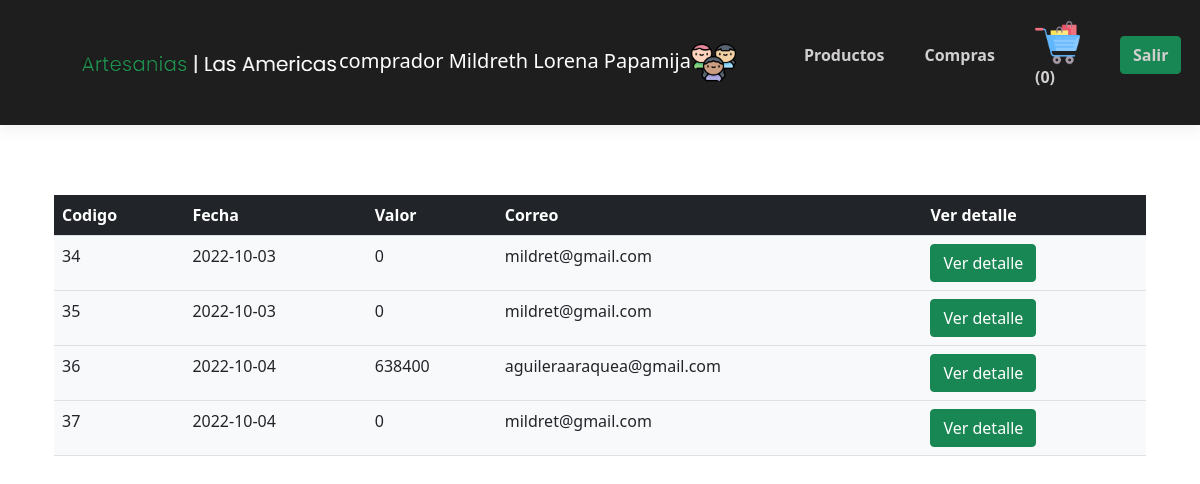
Screenshot of /comprador/compras.php (signed in) with the database file from the repository.
### tables this page shows
CREATE TABLE `compra` (
  `pk_codigo_compra` int(11) NOT NULL,
  `fecha_compra` date NOT NULL,
  `valor_compra` int(11) NOT NULL,
  `correo` varchar(120) NOT NULL,
  `fk_comprador` int(11) NOT NULL
);

### comprador/compras.php (the view, shortened to what this page needs)
<?php
    include 'menuComprador.php';
		?>
    <div class="container">
    <div class="container"><h2 style="color:white">Historial de ventas</h2></div><br>
    <div class="container">
    <table class="table table-hover bg-light">
        <tr class="bg-dark" style="color:white">
            <th>Codigo</th>
            <th>Fecha</th>
            <th>Valor</th>
            <th>Correo</th>
            <th>Ver detalle</th>
        </tr>
    <?php
    try{
     $sql="SELECT
     c.pk_codigo_compra as codigo_compra,
     c.fecha_compra,
     c.valor_compra,
     c.correo,
     u.nombre_user as comprador
     FROM `detalle_compra` dc
     JOIN compra c on dc.fk_compra = c.pk_codigo_compra
     JOIN usuario u on c.fk_comprador = u.pk_identificacion
     JOIN producto p on dc.fk_pdto = p.pk_codigo_pdto
     WHERE u.pk_identificacion = $cedula
     GROUP BY c.pk_codigo_compra";
     $resultado=$conectar->prepare($sql);
     $resultado->execute(array());
     while ($consulta=$resultado->fetch(PDO::FETCH_ASSOC)){
        ?>
        <tr>
        <td><?php echo  $consulta ['codigo_compra'];?></td>
            <td><?php echo  $consulta ['fecha_compra'];?></td>
            <td><?php echo  $consulta ['valor_compra'];?></td>
            <td><?php echo  $consulta ['correo'];?></td>
            <td><a href="detalle_compra.php?cod=<?php echo $consulta ['codigo_compra']?>" class="btn btn-success">Ver detalle</a></td>
        </tr>
        <?php
     }
    }catch(Exception $e){
        die('Error al consultar productos'.$e->getMessage());
    }
    ?>
    </table>
</body>
</html>

### rows the page displays
compra: pk_codigo_compra "34", fecha_compra "2022-10-03", valor_compra "0", correo "mildret@gmail.com"
compra: pk_codigo_compra "35", fecha_compra "2022-10-03", valor_compra "0", correo "mildret@gmail.com"
compra: pk_codigo_compra "36", fecha_compra "2022-10-04", valor_compra "638400", correo "aguileraaraquea@gmail.com"
compra: pk_codigo_compra "37", fecha_compra "2022-10-04", valor_compra "0", correo "mildret@gmail.com"

### other values shown
$tipo_usuario "comprador"
$nombre "Mildreth Lorena Papamija"
